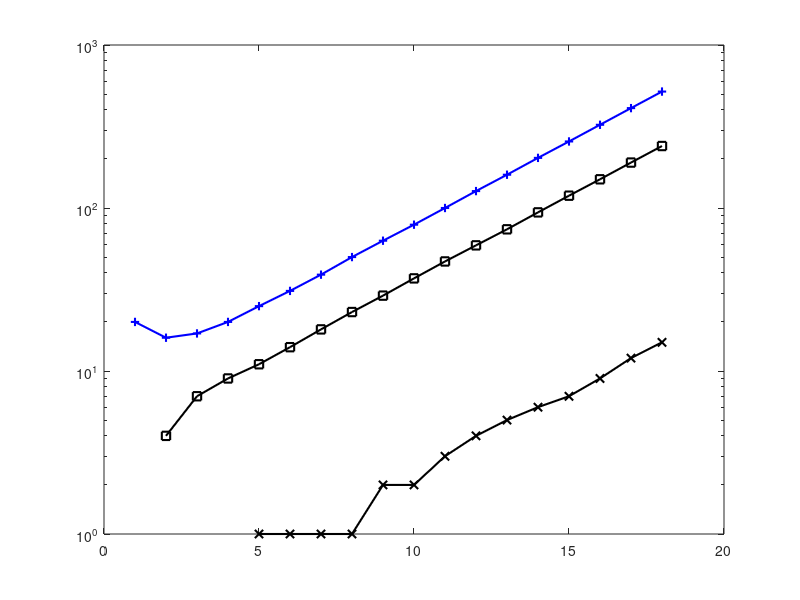

Here is the MATLAB script that generated this plot: (Note: this script raises an error after producing the figure.)
% paramters from references (https://alhill.shinyapps.io/COVID19seir/)
clc; clear all; close all

IncubPeriod     = 5;                % 1/a
DurMildInf      = 6;                % 1/(p1+g1)
DurSevere       = 4;                % 1/(p2+g2)     [Time from symptoms to ICU admit=10] - [Duration of mild infections=6]
DurICU          = 10;               % 1/(u+g3)      [Time from hospital admit to death=14] - [Duration of severe infections=4]

% known probabilities from lit
prob_I1_E       = 1;                %               [All exposed develop to mild cases]    
prob_R_I1       = 0.81*prob_I1_E;   % g1/(p1+g1)    [81% of the cases are mild]
prob_I2_I1      = 1 - prob_R_I1;    % p1/(p1+g1)    
prob_R_I2       = 0.14/prob_I2_I1;  % g2/(p2+g2)    [14% of the cases are severe]
prob_I3_I2      = 1 - prob_R_I2;    % p2/(p2+g2)
% prob_I3_I2      = 0.06/prob_I2_I1;                [6% of the cases are critical], Note: This number doesnt addup. Look at lterature 
prob_D_I3       = 0.02/(prob_I3_I2*prob_I2_I1);  % u/(p2+g2)     [2% die after being crtical, assuming after being in the ICU]
prob_R_I3       = 1-prob_D_I3;      % u/(p2+g2)

CFR             = 0.02;             %               [Case fatality ratio]             

% rates
a   = (1/IncubPeriod)*prob_I1_E;    % [day^-1]
g1  = (1/DurMildInf) * prob_R_I1;
p1  = (1/DurMildInf) * prob_I2_I1;
g2  = (1/DurSevere)  * prob_R_I2;
p2  = (1/DurSevere)  * prob_I3_I2;
g3  = (1/DurICU)     * prob_R_I3;
u   = (1/DurICU)     * prob_D_I3;

% transmission rates. Beta values are always scaled by N
b1N = 1;                            % [day^-1]     bi rate at which infected individuals in class Ii contact susceptibles and infect them
b2N = 0;
b3N = 0;

N   = 1.3e9;                                         % population

b1  = b1N/N; 
b2  = b2N/N;
b3  = b3N/N;

% equations
% N   = S+I1+I2+I3+R+D;                              % population doesnt change 
dS  = @(S,E,I1,I2,I3,R,D) -b1*I1*S - b2*I2*S - b3*I3*S; % dS = dS/dt   
dE  = @(S,E,I1,I2,I3,R,D) b1*I1*S + b2*I2*S + b3*I3*S - a*E;           
dI1 = @(S,E,I1,I2,I3,R,D) a*E - g1*I1 - p1*I1;
dI2 = @(S,E,I1,I2,I3,R,D) p1*I1 - g2*I2 - p2*I2;
dI3 = @(S,E,I1,I2,I3,R,D) p2*I2 - g3*I3 - u*I3;
dR  = @(S,E,I1,I2,I3,R,D) g1*I1 + g2*I2 + g3*I3;
dD  = @(S,E,I1,I2,I3,R,D) u*I3;


% init
E   = 20;   
S   = N - E;
I1  = 0;
I2  = 0;
I3  = 0;
R   = 0;
D   = 0;

% capasity 
cap_ICU = inf;


% prpoergate
SL_positive = [1 2 3 6 11 19 29 42 53 66 72];

for itr=1:length(SL_positive)+7  % for 1000 days
    
    track(itr,:)  = [S E I1 I2 I3 R D];
    display(round([S E I1 I2 I3 R D sum([S E I1 I2 I3 R D])]))
        
    dS_now  = dS(S,E,I1,I2,I3,R,D); 
    dE_now  = dE(S,E,I1,I2,I3,R,D); 
    dI1_now = dI1(S,E,I1,I2,I3,R,D); 
    dI2_now = dI2(S,E,I1,I2,I3,R,D); 
    dI3_now = dI3(S,E,I1,I2,I3,R,D); 
    dR_now  = dR(S,E,I1,I2,I3,R,D); 
    dD_now  = dD(S,E,I1,I2,I3,R,D); 
    
    S       = S  + dS_now;
    E       = E  + dE_now;
    I1      = I1 + dI1_now;
    I2      = I2 + dI2_now;
    
    if I3<cap_ICU
        I3      = I3 + dI3_now;
        R       = R  + dR_now;
        D       = D  + dD_now;
    else        
        I3      = I3;
        R       = R  + dR_now;
        D       = D  + dD_now + dI3_now;
    end
    
end

%% log plot
figure
track_rnd = round(track);
semilogy(track_rnd(:,2),'+-b','LineWidth',1.5);hold on      % E
semilogy(track_rnd(:,3),'s-k','LineWidth',1.5);hold on      % mild
semilogy(track_rnd(:,4),'x-k','LineWidth',1.5);hold on      % severe
semilogy(track_rnd(:,5),'O-k','LineWidth',1.5);hold on      % critical
semilogy(track_rnd(:,6),'+-g','LineWidth',1.5);hold on      % R
semilogy(track_rnd(:,end),'O-r','LineWidth',1.5);hold on    % D
legend('Exposed','Mild','Severe','Critical','Recovered','Dead')
title('Model Predictions (with no Intervention)')
xlabel('Days');
ylabel('Number of Individuals');
set(gca,'fontsize',20);
saveas(gcf,'./Model_predictions_semiLog.tif');

figure;
semilogy(sum(track(:,3:end),2),'+-b','LineWidth',1.5);hold on   % mild + severe + critical
semilogy(SL_positive,'s-m','LineWidth',1.5);hold off            % SL+
legend('Model(All Infected)','Tested +ve in SL')
title('SL vs. Model (with no Intervention)')
xlabel('Days');
ylabel('Number of Individuals');
set(gca,'fontsize',20);
saveas(gcf,'./Model_vs_SL_semiLog.tif');



%% normla plot
figure
track_rnd = round(track);
plot(track_rnd(:,1),'--b','LineWidth',1.5);hold on      % S
plot(track_rnd(:,2),'+-b','LineWidth',1.5);hold on      % E
plot(track_rnd(:,3),'s-k','LineWidth',1.5);hold on      % mild
plot(track_rnd(:,4),'x-k','LineWidth',1.5);hold on      % severe
plot(track_rnd(:,5),'O-k','LineWidth',1.5);hold on      % critical
plot(track_rnd(:,6),'+-g','LineWidth',1.5);hold on      % R
plot(track_rnd(:,end),'O-r','LineWidth',1.5);hold on    % D
legend('Susceptible','Exposed','Mild','Severe','Critical','Recovered','Dead')
title('Model Predictions (with no Intervention)')
xlabel('Days');
ylabel('Number of Individuals');
set(gca,'fontsize',20);
saveas(gcf,'./Model_predictions.tif');

figure;
plot(sum(track(:,3:end),2),'+-b','LineWidth',1.5);hold on   % mild + severe + critical
plot(SL_positive,'s-m','LineWidth',1.5);hold off            % SL+
legend('Model(All Infected)','Tested +ve in SL')
title('SL vs. Model(with no Intervention)')
xlabel('Days');
ylabel('Number of Individuals');
set(gca,'fontsize',20);
saveas(gcf,'./Model_vs_SL.tif');




